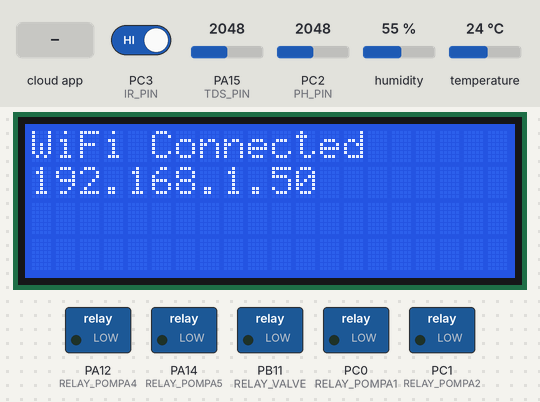
The sketch below on a simulated STM32 Blue Pill. Parts: 20×4 character LCD, switched loads named in the sketch (green lamp = pin HIGH). The test bench sets the inputs (shaded band); at power-on: PC3 (IR_PIN) HIGH, PA15 (TDS_PIN) = 2048, PC2 (PH_PIN) = 2048, humidity 55 %, temperature 24 °C. WiFi joins after 1.5 s; servers stay silent unless stated; the Firebase database answers and starts empty; what the sketch prints to the serial monitor is not drawn.

Above: at 1.7 s.
3.4 s: PC3 (IR_PIN) driven LOW
At 6.2 s:
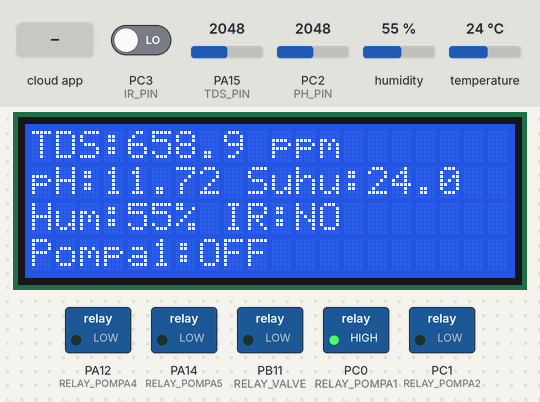
6.9 s: the phone or cloud app sets relay2 to 1
At 9.2 s:
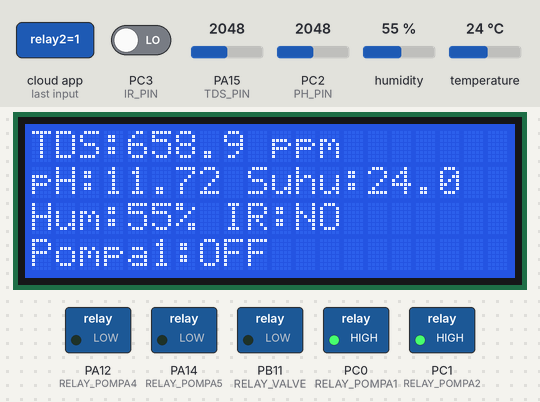
10.2 s: the phone or cloud app sets relay4 to 1
At 11.8 s:
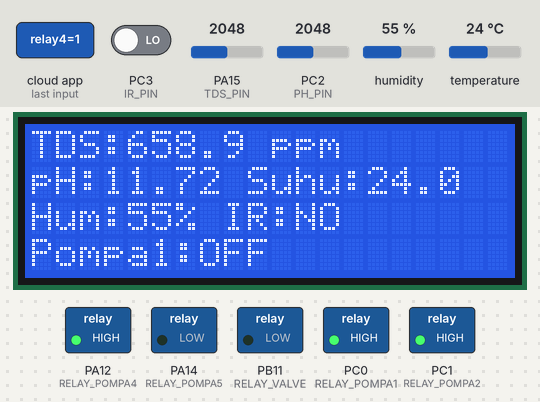
12.3 s: the phone or cloud app sets relay5 to 1
At 14.0 s:
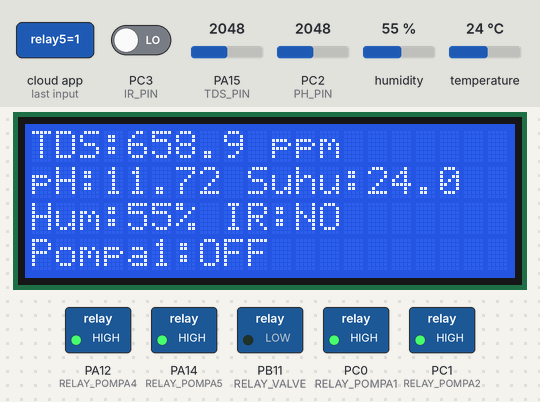
14.3 s: the phone or cloud app sets valve to 1
At 16.1 s:
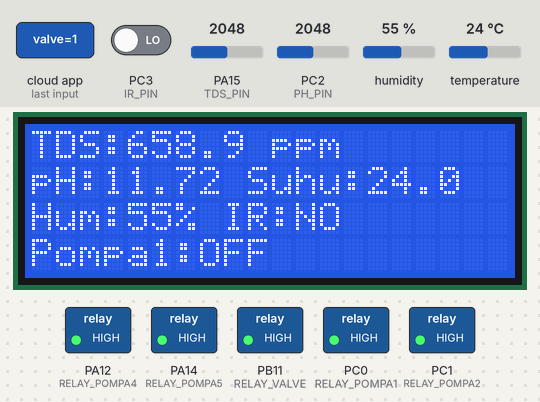
16.4 s: the phone or cloud app sets relay2 to 0
At 19.4 s:
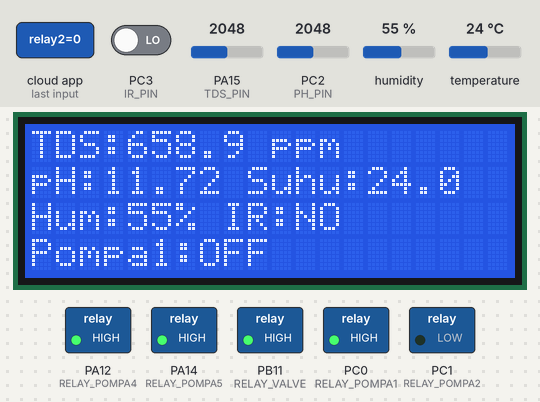
Timing chart, 0 to 20.7 s (numbered marks = the images above; inputs shaded):
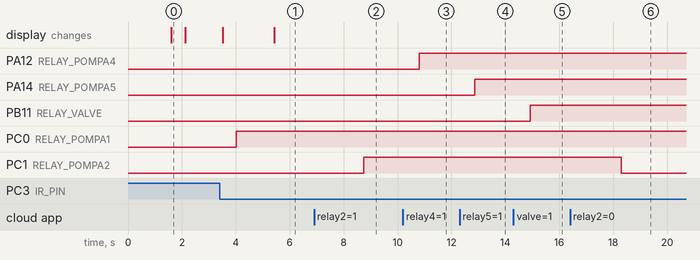

Measured:
- after the input at 3.4 s, PC0 (RELAY_POMPA1): LOW → HIGH after 0.62 s; the display: first differs from a run without the input after 2.0 s (image 1)
- after the input at 6.9 s, PC1 (RELAY_POMPA2): LOW → HIGH after 1.8 s
- after the input at 10.2 s, PA12 (RELAY_POMPA4): LOW → HIGH after 0.60 s
- after the input at 12.3 s, PA14 (RELAY_POMPA5): LOW → HIGH after 0.56 s
- after the input at 14.3 s, PB11 (RELAY_VALVE): LOW → HIGH after 0.62 s
- after the input at 16.4 s, PC1 (RELAY_POMPA2): HIGH → LOW after 1.9 s
- what the display in image 0 shows lasts 0.5 s, from 1.6 s to 2.1 s

The sketch:

Aquaponik_Final.ino
```cpp
#include <WiFi.h>
#include <Firebase_ESP_Client.h>
#include <DHT.h>
#include <Wire.h>
#include <LiquidCrystal_I2C.h>

// === Pin Definitions ===
#define DHTPIN 16
#define DHTTYPE DHT22
#define TDS_PIN 15
#define PH_PIN 34
#define IR_PIN 35

#define RELAY_POMPA1 32
#define RELAY_POMPA2 33
#define RELAY_POMPA4 12
#define RELAY_POMPA5 14
#define RELAY_VALVE 27

// === WiFi & Firebase ===
#define WIFI_SSID "ap-labiot"
#define WIFI_PASSWORD "bumigora123"
#define API_KEY "AIzaSyD8Ybncqp1nKaTmmiM4kYOuE9G220lbcvU"
#define DATABASE_URL "https://dht22-server-193ae-default-rtdb.firebaseio.com/"
#define USER_EMAIL "user@dht22.com"
#define USER_PASSWORD "iotmakerntb"

DHT dht(DHTPIN, DHTTYPE);
LiquidCrystal_I2C lcd(0x27, 20, 4);

FirebaseData fbdo;
FirebaseAuth auth;
FirebaseConfig config;

float suhuC = 0.0;
float humidity = 0.0;

void setup() {
  Serial.begin(115200);
  dht.begin();
  lcd.init();
  lcd.backlight();

  // === WiFi Setup ===
  WiFi.begin(WIFI_SSID, WIFI_PASSWORD);
  lcd.setCursor(0, 0);
  lcd.print("Connect WiFi...");
  while (WiFi.status() != WL_CONNECTED) {
    delay(500);
    Serial.print(".");
    lcd.print(".");
  }

  lcd.clear();
  lcd.setCursor(0, 0);
  lcd.print("WiFi Connected");
  lcd.setCursor(0, 1);
  lcd.print(WiFi.localIP());

  // === Firebase Setup ===
  config.api_key = API_KEY;
  config.database_url = DATABASE_URL;
  auth.user.email = USER_EMAIL;
  auth.user.password = USER_PASSWORD;
  Firebase.begin(&config, &auth);
  Firebase.reconnectWiFi(true);

  delay(500);
  lcd.clear();

  // === PinMode Setup ===
  pinMode(IR_PIN, INPUT);
  pinMode(RELAY_POMPA1, OUTPUT);
  pinMode(RELAY_POMPA2, OUTPUT);
  pinMode(RELAY_POMPA4, OUTPUT);
  pinMode(RELAY_POMPA5, OUTPUT);
  pinMode(RELAY_VALVE, OUTPUT);

  digitalWrite(RELAY_POMPA1, LOW);
  digitalWrite(RELAY_POMPA2, LOW);
  digitalWrite(RELAY_POMPA4, LOW);
  digitalWrite(RELAY_POMPA5, LOW);
  digitalWrite(RELAY_VALVE, LOW);
}

void loop() {
  // === Baca Sensor ===
  suhuC = dht.readTemperature();
  humidity = dht.readHumidity();

  int tdsADC = analogRead(TDS_PIN);
  float tdsVoltage = tdsADC * (3.3 / 4095.0);
  float tdsValue = (133.42 * tdsVoltage * tdsVoltage * tdsVoltage
                  - 255.86 * tdsVoltage * tdsVoltage
                  + 857.39 * tdsVoltage) * 0.5;
  if (tdsValue < 0) tdsValue = 0;

  int phADC = analogRead(PH_PIN);
  float phVoltage = (float)phADC / 4095.0 * 3.3;
  float phValue = 7 + ((2.5 - phVoltage) / 0.18);

  int irStatus = digitalRead(IR_PIN); // HIGH: Ter, LOW: terhalang

  // === Log ke Serial Monitor ===
  Serial.print("Suhu: "); Serial.print(suhuC);
  Serial.print(" | Kelembaban: "); Serial.print(humidity);
  Serial.print(" | TDS: "); Serial.print(tdsValue);
  Serial.print(" | pH: "); Serial.print(phValue);
  Serial.print(" | IR: "); Serial.println(irStatus == LOW ? "Tidak Terhalang" : "Terhalang");

  // === Otomatisasi Pompa berdasarkan IR ===
  if (irStatus == LOW) {
  digitalWrite(RELAY_POMPA1, HIGH); // Tidak terhalang → Pompa ON
  } else {
    digitalWrite(RELAY_POMPA1, LOW);  // Terhalang → Pompa OFF
  }

  // === Kirim ke Firebase ===
  if (Firebase.ready()) {
    Serial.println("Firebase Ready!");

    if (!Firebase.RTDB.setFloat(&fbdo, "/sensor/suhu", suhuC)) {
      Serial.print("Error Suhu: ");
      Serial.println(fbdo.errorReason());
    }
    if (!Firebase.RTDB.setFloat(&fbdo, "/sensor/kelembaban", humidity)) {
      Serial.print("Error Kelembaban: ");
      Serial.println(fbdo.errorReason());
    }
    if (!Firebase.RTDB.setFloat(&fbdo, "/sensor/tds", tdsValue)) {
      Serial.print("Error TDS: ");
      Serial.println(fbdo.errorReason());
    }
    if (!Firebase.RTDB.setFloat(&fbdo, "/sensor/ph", phValue)) {
      Serial.print("Error pH: ");
      Serial.println(fbdo.errorReason());
    }
    if (!Firebase.RTDB.setInt(&fbdo, "/sensor/ir", irStatus)) {
      Serial.print("Error IR: ");
      Serial.println(fbdo.errorReason());
    }

    // Relay Control
    if (Firebase.RTDB.getInt(&fbdo, "/relay/relay2")) {
      digitalWrite(RELAY_POMPA2, fbdo.intData() == 1 ? HIGH : LOW);
    }
    if (Firebase.RTDB.getInt(&fbdo, "/relay/relay4")) {
      digitalWrite(RELAY_POMPA4, fbdo.intData() == 1 ? HIGH : LOW);
    }
    if (Firebase.RTDB.getInt(&fbdo, "/relay/relay5")) {
      digitalWrite(RELAY_POMPA5, fbdo.intData() == 1 ? HIGH : LOW);
    }
    if (Firebase.RTDB.getInt(&fbdo, "/relay/valve")) {
      digitalWrite(RELAY_VALVE, fbdo.intData() == 1 ? HIGH : LOW);
    }

  } else {
    Serial.println("Firebase NOT ready");
    Serial.println(fbdo.errorReason());
  }

  // === LCD Output ===
  lcd.clear();
  lcd.setCursor(0, 0);
  lcd.print("TDS:");
  lcd.print(tdsValue, 1);
  lcd.print(" ppm");

  lcd.setCursor(0, 1);
  lcd.print("pH:");
  lcd.print(phValue, 2);
  lcd.print(" Suhu:");
  lcd.print(suhuC, 1);

  lcd.setCursor(0, 2);
  lcd.print("Hum:");
  lcd.print(humidity, 0);
  lcd.print("% IR:");
  lcd.print(irStatus == LOW ? "NO" : "YES");

  lcd.setCursor(0, 3);
  lcd.print("Pompa1:");
  lcd.print(digitalRead(RELAY_POMPA1) == HIGH ? "OFF" : "ON");

  delay(500);
}
```
